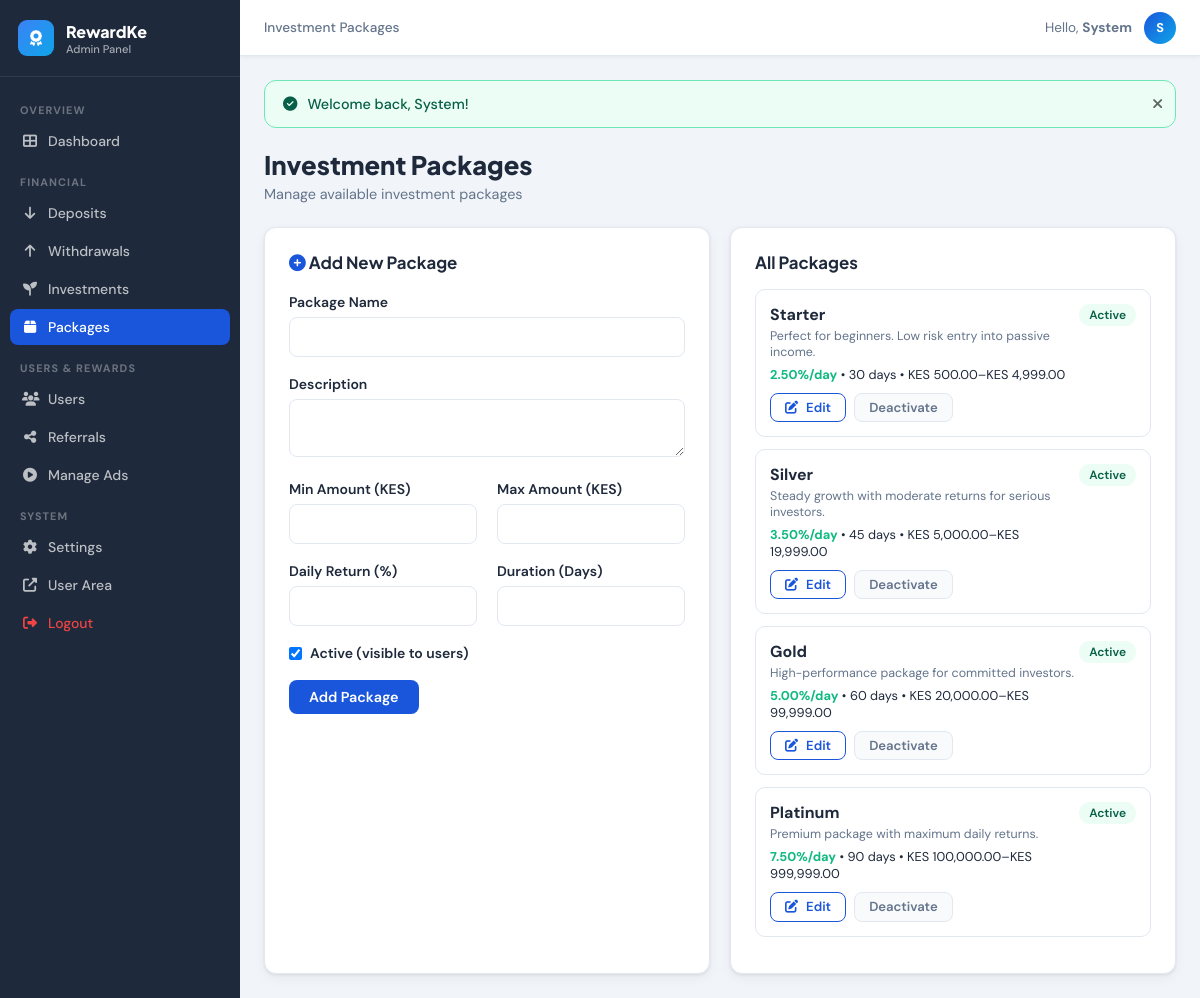
Screenshot of /admin/packages.php (signed in) with the database file from the repository.
### tables this page shows
CREATE TABLE IF NOT EXISTS users (
    id INT AUTO_INCREMENT PRIMARY KEY,
    full_name VARCHAR(100) NOT NULL,
    email VARCHAR(150) UNIQUE NOT NULL,
    phone VARCHAR(20) UNIQUE NOT NULL,
    password VARCHAR(255) NOT NULL,
    referral_code VARCHAR(20) UNIQUE NOT NULL,
    referred_by INT NULL,
    wallet_balance DECIMAL(12,2) DEFAULT 0.00,
    total_earned DECIMAL(12,2) DEFAULT 0.00,
    total_withdrawn DECIMAL(12,2) DEFAULT 0.00,
    status ENUM('active','suspended','pending') DEFAULT 'active',
    is_admin TINYINT(1) DEFAULT 0,
    avatar VARCHAR(255) DEFAULT NULL,
    created_at TIMESTAMP DEFAULT CURRENT_TIMESTAMP,
    updated_at TIMESTAMP DEFAULT CURRENT_TIMESTAMP ON UPDATE CURRENT_TIMESTAMP,
    FOREIGN KEY (referred_by) REFERENCES users(id) ON DELETE SET NULL
);

CREATE TABLE IF NOT EXISTS packages (
    id INT AUTO_INCREMENT PRIMARY KEY,
    name VARCHAR(100) NOT NULL,
    description TEXT,
    min_amount DECIMAL(12,2) NOT NULL,
    max_amount DECIMAL(12,2) NOT NULL,
    daily_return_percent DECIMAL(5,2) NOT NULL,
    duration_days INT NOT NULL,
    is_active TINYINT(1) DEFAULT 1,
    created_at TIMESTAMP DEFAULT CURRENT_TIMESTAMP
);

### includes/config.php (called while the page is built, shortened)
<?php
function getDB() {
    static $pdo = null;
    if ($pdo === null) {
        try {
            $dsn = "mysql:host=" . DB_HOST . ";port=" . DB_PORT . ";dbname=" . DB_NAME . ";charset=" . DB_CHARSET;
            $options = [
                PDO::ATTR_ERRMODE            => PDO::ERRMODE_EXCEPTION,
                PDO::ATTR_DEFAULT_FETCH_MODE => PDO::FETCH_ASSOC,
                PDO::ATTR_EMULATE_PREPARES   => false,
            ];
            $pdo = new PDO($dsn, DB_USER, DB_PASS, $options);
        } catch (PDOException $e) {
            die('<div style="font-family:Arial;padding:20px;background:#fee;border:1px solid #f00;margin:20px;border-radius:8px;"><strong>Database Error:</strong> ' . htmlspecialchars($e->getMessage()) . '<br><small>Check your database settings in includes/config.php</small></div>');
        }
    }
    return $pdo;
}
function formatKES($amount) {
    return 'KES ' . number_format((float)$amount, 2);
}
function getCurrentUser() {
    $db = getDB();
    $stmt = $db->prepare("SELECT * FROM users WHERE id = ?");
    $stmt->execute([$_SESSION['user_id']]);
    return $stmt->fetch();
}
function sanitize($input) {
    return htmlspecialchars(strip_tags(trim($input)), ENT_QUOTES, 'UTF-8');
}
function getFlash() {
    if (isset($_SESSION['flash_msg'])) {
        $msg = $_SESSION['flash_msg'];
        $type = $_SESSION['flash_type'] ?? 'info';
        return ['msg' => $msg, 'type' => $type];
    }
    return null;
}

### admin/packages.php (the view, shortened to what this page needs)
<?php
require_once '../includes/config.php';
$db = getDB();
$editPkg = null;
$packages = $db->query("SELECT * FROM packages ORDER BY min_amount ASC")->fetchAll();
$pageTitle = 'Investment Packages';
include 'includes/admin_header.php';
?>
<div class="page-header">
    <h1>Investment Packages</h1>
    <p>Manage available investment packages</p>
</div>
<div class="grid-2">
    <div class="card">
        <div class="card-title" style="margin-bottom:20px;">
            <i class="fas fa-<?php echo $editPkg ? 'edit' : 'plus-circle'; ?>" style="color:var(--primary);"></i>
            <?php echo $editPkg ? 'Edit Package' : 'Add New Package'; ?>
        </div>
        <form method="POST">
            <div class="form-group">
                <label class="form-label">Package Name</label>
                <input type="text" name="name" class="form-control" value="<?php echo sanitize($editPkg['name'] ?? ''); ?>" required>
            </div>
            <div class="form-group">
                <label class="form-label">Description</label>
                <textarea name="description" class="form-control" rows="2"><?php echo sanitize($editPkg['description'] ?? ''); ?></textarea>
            </div>
            <div class="grid-2">
                <div class="form-group">
                    <label class="form-label">Min Amount (KES)</label>
                    <input type="number" name="min_amount" class="form-control" value="<?php echo $editPkg['min_amount'] ?? ''; ?>" step="1" required>
                </div>
                <div class="form-group">
                    <label class="form-label">Max Amount (KES)</label>
                    <input type="number" name="max_amount" class="form-control" value="<?php echo $editPkg['max_amount'] ?? ''; ?>" step="1" required>
                </div>
            </div>
            <div class="grid-2">
                <div class="form-group">
                    <label class="form-label">Daily Return (%)</label>
                    <input type="number" name="daily_return_percent" class="form-control" value="<?php echo $editPkg['daily_return_percent'] ?? ''; ?>" step="0.1" required>
                </div>
                <div class="form-group">
                    <label class="form-label">Duration (Days)</label>
                    <input type="number" name="duration_days" class="form-control" value="<?php echo $editPkg['duration_days'] ?? ''; ?>" step="1" required>
                </div>
            </div>
            <div class="form-group">
                <label style="display:flex;align-items:center;gap:8px;cursor:pointer;">
                    <input type="checkbox" name="is_active" <?php echo (!$editPkg || $editPkg['is_active']) ? 'checked' : ''; ?>>
                    <span class="form-label" style="margin:0;">Active (visible to users)</span>
                </label>
            </div>
            <div style="display:flex;gap:10px;">
                <button type="submit" class="btn btn-primary"><?php echo $editPkg ? 'Update Package' : 'Add Package'; ?></button>
            </div>
        </form>
    </div>
    <div class="card">
        <div class="card-title" style="margin-bottom:16px;">All Packages</div>
        <?php foreach ($packages as $pkg): ?>
        <div style="border:1px solid var(--border);border-radius:10px;padding:14px;margin-bottom:12px;background:<?php echo $pkg['is_active']?'white':'var(--bg)'; ?>;">
            <div style="display:flex;justify-content:space-between;align-items:flex-start;">
                <div>
                    <div style="font-weight:700;"><?php echo sanitize($pkg['name']); ?></div>
                    <div style="font-size:0.78rem;color:var(--gray);margin:3px 0;"><?php echo sanitize($pkg['description']); ?></div>
                    <div style="font-size:0.8rem;margin-top:6px;">
                        <span style="color:var(--success);font-weight:700;"><?php echo $pkg['daily_return_percent']; ?>%/day</span> &bull;
                        <?php echo $pkg['duration_days']; ?> days &bull;
                        <?php echo formatKES($pkg['min_amount']); ?>–<?php echo formatKES($pkg['max_amount']); ?>
                    </div>
                </div>
                <span class="status-badge status-<?php echo $pkg['is_active']?'active':'suspended'; ?>"><?php echo $pkg['is_active']?'Active':'Inactive'; ?></span>
            </div>
            <div style="display:flex;gap:8px;margin-top:10px;">
                <a href="?edit=<?php echo $pkg['id']; ?>" class="btn btn-outline btn-sm"><i class="fas fa-edit"></i> Edit</a>
                <a href="?toggle=1&id=<?php echo $pkg['id']; ?>" class="btn btn-gray btn-sm"><?php echo $pkg['is_active']?'Deactivate':'Activate'; ?></a>
            </div>
        </div>
        <?php endforeach; ?>
    </div>
</div>
<?php include 'includes/admin_footer.php'; ?>

### admin/includes/admin_header.php (shortened to what this page needs)
<?php
$flash = getFlash();
$adminUser = getCurrentUser();
?>
<!DOCTYPE html>
<html lang="en">
<head>
    <link rel="stylesheet" href="https://cdnjs.cloudflare.com/ajax/libs/font-awesome/6.5.0/css/all.min.css">
    <link rel="stylesheet" href="<?php echo SITE_URL; ?>/assets/css/style.css">
    <link rel="stylesheet" href="<?php echo SITE_URL; ?>/assets/css/admin.css">
</head>
<body class="admin-body">
<div class="admin-layout">
    <aside class="admin-sidebar" id="adminSidebar">
        <div class="sidebar-brand">
            <span class="brand-icon"><i class="fas fa-award"></i></span>
            <div>
                <div class="brand-text"><?php echo SITE_NAME; ?></div>
                <div style="font-size:0.7rem;opacity:.6;font-weight:500;">Admin Panel</div>
            </div>
        </div>
        <nav class="sidebar-nav">
            <div class="nav-section-label">Overview</div>
            <a href="<?php echo SITE_URL; ?>/admin/" class="sidebar-link <?php echo basename($_SERVER['PHP_SELF'])=='index.php'?'active':''; ?>"><i class="fas fa-th-large"></i> Dashboard</a>
            <div class="nav-section-label">Financial</div>
            <a href="<?php echo SITE_URL; ?>/admin/deposits.php" class="sidebar-link <?php echo basename($_SERVER['PHP_SELF'])=='deposits.php'?'active':''; ?>">
                <i class="fas fa-arrow-down"></i> Deposits
            </a>
            <a href="<?php echo SITE_URL; ?>/admin/withdrawals.php" class="sidebar-link <?php echo basename($_SERVER['PHP_SELF'])=='withdrawals.php'?'active':''; ?>">
                <i class="fas fa-arrow-up"></i> Withdrawals
            </a>
            <a href="<?php echo SITE_URL; ?>/admin/investments.php" class="sidebar-link <?php echo basename($_SERVER['PHP_SELF'])=='investments.php'?'active':''; ?>"><i class="fas fa-seedling"></i> Investments</a>
            <a href="<?php echo SITE_URL; ?>/admin/packages.php" class="sidebar-link <?php echo basename($_SERVER['PHP_SELF'])=='packages.php'?'active':''; ?>"><i class="fas fa-box"></i> Packages</a>
            <div class="nav-section-label">Users & Rewards</div>
            <a href="<?php echo SITE_URL; ?>/admin/users.php" class="sidebar-link <?php echo basename($_SERVER['PHP_SELF'])=='users.php'?'active':''; ?>"><i class="fas fa-users"></i> Users</a>
            <a href="<?php echo SITE_URL; ?>/admin/referrals.php" class="sidebar-link <?php echo basename($_SERVER['PHP_SELF'])=='referrals.php'?'active':''; ?>"><i class="fas fa-share-alt"></i> Referrals</a>
            <a href="<?php echo SITE_URL; ?>/admin/ads.php" class="sidebar-link <?php echo basename($_SERVER['PHP_SELF'])=='ads.php'?'active':''; ?>"><i class="fas fa-play-circle"></i> Manage Ads</a>
            <div class="nav-section-label">System</div>
            <a href="<?php echo SITE_URL; ?>/admin/settings.php" class="sidebar-link <?php echo basename($_SERVER['PHP_SELF'])=='settings.php'?'active':''; ?>"><i class="fas fa-cog"></i> Settings</a>
            <a href="<?php echo SITE_URL; ?>/dashboard.php" class="sidebar-link"><i class="fas fa-external-link-alt"></i> User Area</a>
            <a href="<?php echo SITE_URL; ?>/logout.php" class="sidebar-link" style="color:#ef4444;" data-confirm="Logout?"><i class="fas fa-sign-out-alt"></i> Logout</a>
        </nav>
    </aside>
    <div class="admin-main">
        <div class="admin-topbar">
            <div style="font-size:0.85rem;color:var(--gray);font-weight:500;"><?php echo isset($pageTitle) ? sanitize($pageTitle) : 'Admin'; ?></div>
            <div style="margin-left:auto;display:flex;align-items:center;gap:12px;">
                <span style="font-size:0.85rem;color:var(--gray);">Hello, <strong><?php echo sanitize(explode(' ', $adminUser['full_name'])[0]); ?></strong></span>
                <div style="width:32px;height:32px;background:linear-gradient(135deg,var(--primary),var(--secondary));border-radius:50%;display:flex;align-items:center;justify-content:center;color:white;font-weight:700;font-size:0.8rem;"><?php echo strtoupper(substr($adminUser['full_name'],0,1)); ?></div>
            </div>
        </div>
        <div class="admin-content">
        <?php if ($flash): ?>
        <div class="flash-alert flash-<?php echo $flash['type']; ?>" id="flashAlert">
            <i class="fas fa-<?php echo $flash['type']==='success'?'check-circle':($flash['type']==='danger'?'times-circle':'info-circle'); ?>"></i>
            <?php echo sanitize($flash['msg']); ?>
            <button class="flash-close" onclick="this.parentElement.remove()"><i class="fas fa-times"></i></button>
        </div>
        <?php endif; ?>

### assets/css/style.css (style rules this page uses)
:root { --primary: #1a56db; --primary-dark: #1240a8; --primary-light: #3b82f6; --primary-xlight: #eff6ff; --secondary: #0ea5e9; --accent: #f59e0b; --success: #10b981; --danger: #ef4444; --warning: #f59e0b; --info: #06b6d4; --dark: #1e293b; --gray: #64748b; --gray-light: #94a3b8; --bg: #f8fafc; --bg-card: #ffffff; --border: #e2e8f0; --border-light: #f1f5f9; --text: #1e293b; --text-muted: #64748b; --shadow: 0 1px 3px rgba(0,0,0,.08), 0 4px 12px rgba(0,0,0,.05); --shadow-md: 0 4px 16px rgba(0,0,0,.10); --shadow-lg: 0 8px 32px rgba(0,0,0,.12); --radius: 12px; --radius-sm: 8px; --radius-lg: 16px; --font: 'Plus Jakarta Sans', sans-serif; --font-body: 'DM Sans', sans-serif; --transition: all 0.2s ease; }
* { margin: 0; padding: 0; box-sizing: border-box; }
html { scroll-behavior: smooth; }
body { font-family: var(--font-body); background: var(--bg); color: var(--text); min-height: 100vh; display: flex; flex-direction: column; }
a { color: var(--primary); text-decoration: none; transition: var(--transition); }
.brand-icon { width: 36px; height: 36px; background: linear-gradient(135deg, var(--primary), var(--secondary)); border-radius: 9px; display: flex; align-items: center; justify-content: center; color: white; font-size: 1rem; }
.flash-alert { display: flex; align-items: center; gap: 10px; padding: 14px 18px; border-radius: var(--radius); margin-bottom: 20px; font-size: 0.9rem; font-weight: 500; animation: slideInDown 0.3s ease; position: relative; }
.flash-success { background: #ecfdf5; border: 1px solid #6ee7b7; color: #065f46; }
.flash-close { position: absolute; right: 12px; background: none; border: none; cursor: pointer; font-size: 0.9rem; opacity: 0.6; }
.card { background: var(--bg-card); border: 1px solid var(--border); border-radius: var(--radius); padding: 24px; box-shadow: var(--shadow); }
.card-title { font-family: var(--font); font-weight: 700; font-size: 1.05rem; color: var(--dark); }
.btn { display: inline-flex; align-items: center; justify-content: center; gap: 8px; padding: 10px 20px; border-radius: var(--radius-sm); font-family: var(--font-body); font-size: 0.9rem; font-weight: 600; border: none; cursor: pointer; transition: var(--transition); text-decoration: none; line-height: 1; }
.btn-primary { background: var(--primary); color: white; }
.btn-outline { background: transparent; color: var(--primary); border: 1.5px solid var(--primary); }
.btn-gray { background: var(--bg); color: var(--gray); border: 1px solid var(--border); }
.btn-sm { padding: 7px 14px; font-size: 0.82rem; }
.form-group { margin-bottom: 18px; }
.form-label { display: block; font-size: 0.875rem; font-weight: 600; color: var(--dark); margin-bottom: 6px; }
.form-control { width: 100%; padding: 10px 14px; border: 1.5px solid var(--border); border-radius: var(--radius-sm); font-family: var(--font-body); font-size: 0.9rem; color: var(--text); background: white; transition: var(--transition); outline: none; }
.status-badge { display: inline-flex; align-items: center; gap: 4px; padding: 3px 10px; border-radius: 20px; font-size: 0.75rem; font-weight: 600; }
.status-active, .status-approved, .status-credited, .status-completed { background: #ecfdf5; color: #065f46; }
.page-header { margin-bottom: 24px; }
.page-header h1 { font-family: var(--font); font-size: 1.6rem; font-weight: 800; color: var(--dark); }
.page-header p { color: var(--gray); margin-top: 4px; font-size: 0.9rem; }
.grid-2 { display: grid; grid-template-columns: 1fr 1fr; gap: 20px; }

### rows the page displays
users: full_name "System", full_name "S"
packages: name "Starter", description "Perfect for beginners. Low risk entry into passive income.", daily_return_percent "2.50", duration_days "30", min_amount "KES 500.00", max_amount "KES 4,999.00", is_active "Active"
packages: name "Silver", description "Steady growth with moderate returns for serious investors.", daily_return_percent "3.50", duration_days "45", min_amount "KES 5,000.00", max_amount "KES 19,999.00", is_active "Active"
packages: name "Gold", description "High-performance package for committed investors.", daily_return_percent "5.00", duration_days "60", min_amount "KES 20,000.00", max_amount "KES 99,999.00", is_active "Active"
packages: name "Platinum", description "Premium package with maximum daily returns.", daily_return_percent "7.50", duration_days "90", min_amount "KES 100,000.00", max_amount "KES 999,999.00", is_active "Active"

### other values shown
SITE_NAME "RewardKe"
$pageTitle "Investment Packages"
$flash['msg'] "Welcome back, System!"
